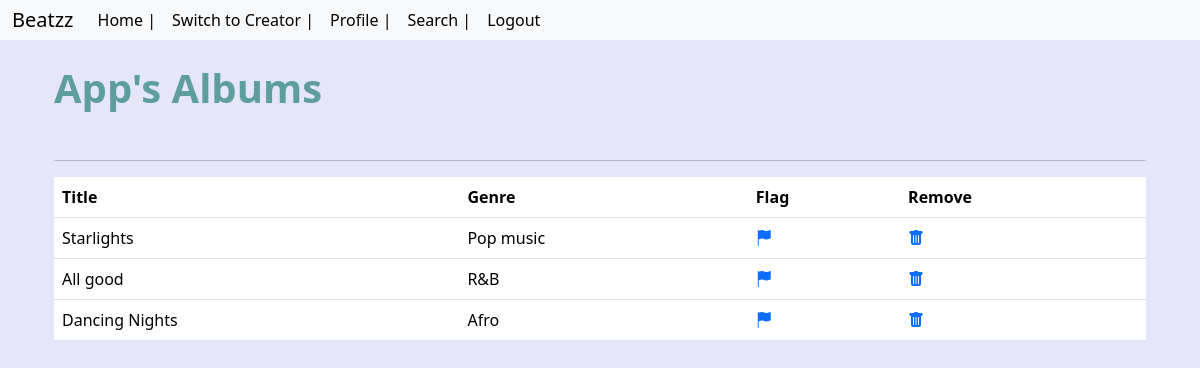
The page /albumsadmin (signed in) on the database its author committed.
### models.py (models this page shows)
class Albums(db.Model):
    __tablename__="Albums"
    id=db.Column(db.Integer,primary_key=True)
    name=db.Column(db.String(30), nullable=False)
    genre=db.Column(db.String(20), nullable=False)
    artist=db.Column(db.String(40), nullable=False)
    creator_id = db.Column(db.Integer, db.ForeignKey('Creator.id'), nullable=False)
    creator = db.relationship('Creator', backref='albums')
    songs = db.relationship('Songs', backref='album', lazy=True)
    flagged = db.Column(db.Boolean, default=False)

### routes/adminroutes.py (the view)
@ad.route('/albumsadmin', methods=['GET'])
def albumsadmin():
    albums = Albums.query.all()
    return render_template('albums_admin.html', albums=albums, role=User.query.get(session['user_id']))

### templates/albums_admin.html (shortened to what this page needs)
{% extends "layout.html" %}
{% block content %}
	<div class="container mt-4">
    <h1 style="color:cadetblue;"><b>App's Albums</b></h1>
    <br>
    <hr>
    <div class="row">
        <div class="col-md-12">
            <table class="table">
                <thead>
                        <tr>
                            <th>Title</th>
                            <th>Genre</th>
                            <th>Flag</th>
                            <th>Remove</th>
                        </tr>
                    </thead>
                <tbody>
                    {% for album in albums %}
                        <tr>
                            <td class="leftmost">{{ album.name}}</td>
                            <td>{{album.genre}}</td>
                            {% if album.flagged %}
                                <td style="color: red;"><b>FLAGGED</td>
                            {% else %}
                                <td><a href="{{ url_for('ad.flag_album', album_id=album.id) }}" ><i class="bi bi-flag-fill"></i></a></td>
                            {% endif %}
                            <td><a href="{{ url_for('ad.remove_album', album_id=album.id) }}"><i class="bi bi-trash-fill bi-3x" color: red></i></a></td>
                        </tr>
                    {% endfor %}
                </tbody>
            </table>
        </div>
    </div>
</div>
{% endblock %}

### templates/albums_admin.html (style rules this page uses)
body { background-color: lavender; }

### rows shown on the page
Albums: name "Starlights", genre "Pop music"
Albums: name "All good", genre "R&B"
Albums: name "Dancing Nights", genre "Afro"
